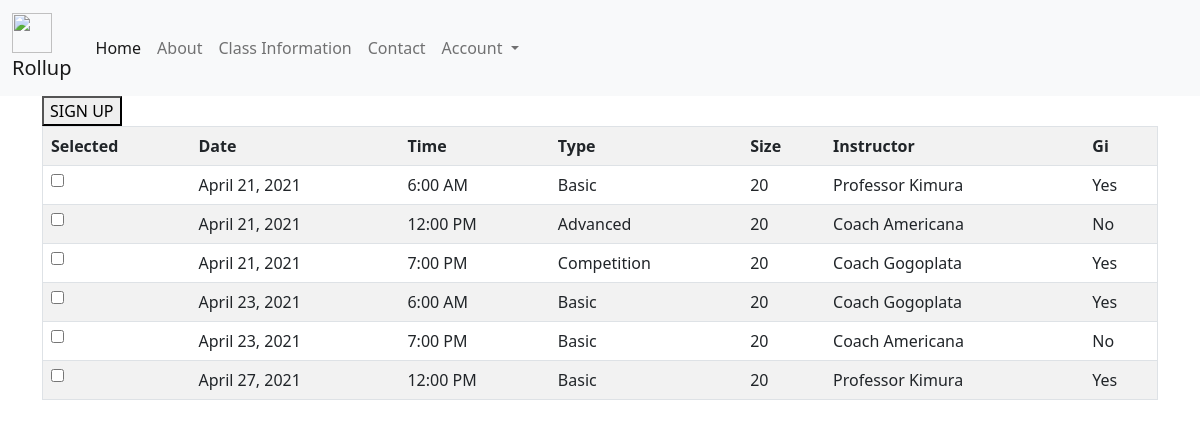
Before: /accountDash/schedule/ (signed in) with the older database file.
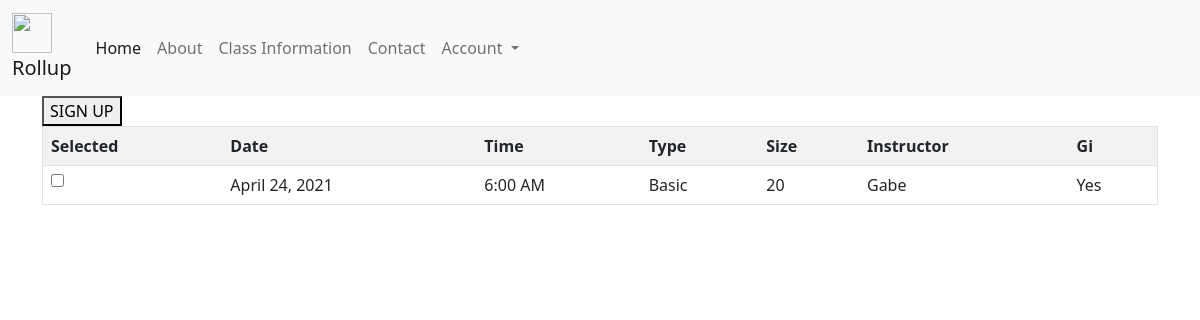
After: the same page with the newer database file.
### Pages/models.py (models this page shows, shortened)
class Classes(models.Model):
    BASIC = 'Basic'
    ADVANCED = 'Advanced'
    COMPETITION = 'Competition'
    choiceClasses = [(BASIC, "Adults - Basics"),(ADVANCED, "Adults - Advanced"), (COMPETITION, "Adults - Competition") ]
    AM = '6:00 AM' #6AM
    ANOON = '12:00 PM'
    PM = '7:00 PM' #7PM
    choiceTime = [(AM, "6:00 AM"), (ANOON, "12:00 PM"), (PM, "7:00 PM")]
    YES = 'Yes'
    NO = 'No'
    choiceGi = [(YES, "Yes"),(NO, "No")]
    id = models.AutoField('id', primary_key=True, auto_created=True, editable=False)
    type = models.CharField('type', max_length=50, choices = choiceClasses, default=BASIC)
    date = models.DateField(default=timezone.now)  # add date field
    time = models.CharField('time', max_length=10, choices = choiceTime, default=AM)
    size = models.IntegerField('size', default=20, validators=[MinValueValidator(0)])
    num_signed_up = models.IntegerField('num_signed_up', default=0, validators=[MinValueValidator(0)], editable=False)
    instructor = models.CharField('instructor', max_length=50)
    gi = models.CharField('gi', max_length=3, choices=choiceGi, default=YES)
    class Meta:
        verbose_name_plural = "Classes"

### Pages/views.py (the view, shortened to what this page needs)
# urls.py: path('accountDash/schedule/',SchedulePage, name = 'schedule'),
@login_required
def SchedulePage(request):
    all_classes = Classes.objects.order_by('date') #get all the entries from the classes table ordered by date
    contextOfClasses = {
        'classes' : all_classes
    }
    return render(request, "accountDashPage/schedulePage.html", contextOfClasses)

### Pages/templates/accountDashPage/schedulePage.html (shortened to what this page needs)
{% extends 'base.html' %}
{% block content %}
    <form method="post">
        <button type="submit" name="SignUpForClass">SIGN UP</button>
        <table class= "table table-striped" border =1>
            <tr>
                <th>Selected</th>
                <th>Date</th>
                <th>Time</th>
                <th>Type</th>
                <th>Size</th>
                <th>Instructor</th>
                <th>Gi</th>
            </tr>
            {% for i in classes %}
                <tr>
                    <td>
                        <input type="checkbox" name="checkbox" value={{i.id}} />
                    </td>
                    <td>{{i.date}}</td>
                    <td>{{i.time}}</td>
                    <td>{{i.type}}</td>
                    <td>{{i.size}}</td>
                    <td>{{i.instructor}}</td>
                    <td>{{i.gi}}</td>
                </tr>
            {% endfor %}
        </table>
    </form>
{% endblock content %}

### Pages/templates/base.html (shortened to what this page needs)
<html>
<head>
  <link href="https://cdn.jsdelivr.net/npm/bootstrap@5.0.0-beta2/dist/css/bootstrap.min.css" rel="stylesheet"
>
  <nav class="navbar navbar-expand-lg navbar-light bg-light">
    <div class="container-fluid">
      <a class="navbar-brand" href="#"><img src = "https://avatars.githubusercontent.com/u/12554859?s=400&v=4" width = "40" height = "40"\>
        <div class = "centered"> Rollup </div></a>
      <div class="collapse navbar-collapse" id="navbarSupportedContent">
        <ul class="navbar-nav me-auto mb-2 mb-lg-0">
          <li class="nav-item">
            <a class="nav-link active" aria-current="page" href="{% url 'home' %}">Home</a>
          </li>
          <li class="nav-item">
            <a class="nav-link" href="{% url 'about' %}">About</a>
          </li>
          <li class="nav-item">
            <a class="nav-link" href="{% url 'classinfo' %}">Class Information</a>
          </li>
          <li class="nav-item">
            <a class="nav-link" href="{% url 'contact' %}">Contact</a>
          </li>
          {% if user.is_authenticated %}
          <li class="nav-item dropdown">
            <a class="nav-link dropdown-toggle" href="" id="navbarDropdown" role="button" data-bs-toggle="dropdown"
              aria-expanded="false">
              Account
            </a>
          </li>
          {% else %}
          <a href="{% url 'login' %}" class="nav-link">Login</a>
          {% endif %}
        </ul>
      </div>
    </div>
  </nav>
<body>
  <div class="container">
    {% block content %}
    {% endblock %}
  </div>
</body>
</html>

Changed rows visible on the page:
removed Classes: date "April 21, 2021", time "6:00 AM", type "Basic", size "20", instructor "Professor Kimura", gi "Yes"
removed Classes: date "April 21, 2021", time "12:00 PM", type "Advanced", size "20", instructor "Coach Americana", gi "No"
removed Classes: date "April 21, 2021", time "7:00 PM", type "Competition", size "20", instructor "Coach Gogoplata", gi "Yes"
removed Classes: date "April 23, 2021", time "6:00 AM", type "Basic", size "20", instructor "Coach Gogoplata", gi "Yes"
removed Classes: date "April 23, 2021", time "7:00 PM", type "Basic", size "20", instructor "Coach Americana", gi "No"
removed Classes: date "April 27, 2021", time "12:00 PM", type "Basic", size "20", instructor "Professor Kimura", gi "Yes"
added Classes: date "April 24, 2021", time "6:00 AM", type "Basic", size "20", instructor "Gabe", gi "Yes"
